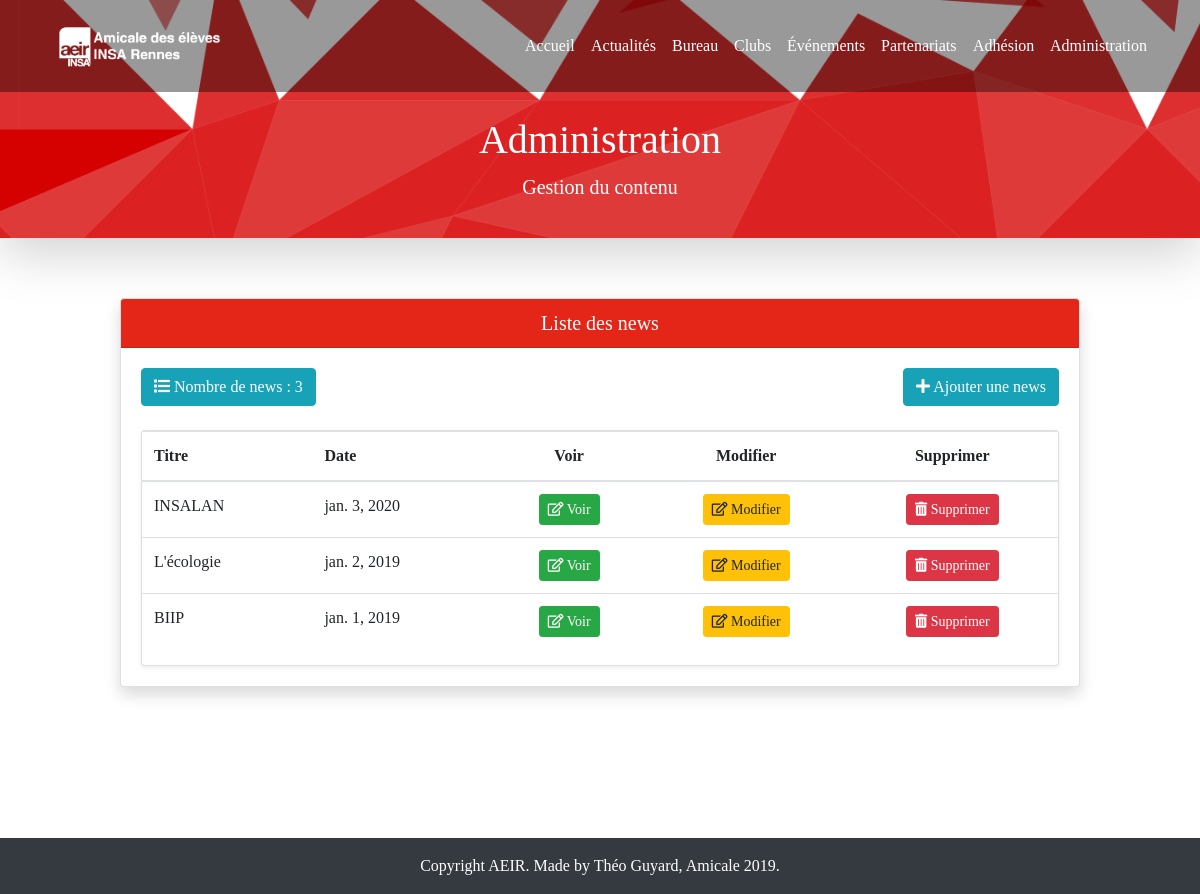
The app's page /administration/news_list (signed in) with its own data.
### content/models.py (models this page shows, shortened)
class News(models.Model):
    title = models.CharField(max_length=200)
    content = RichTextField()
    date = models.DateField()
    picture = StdImageField(upload_to="news", validators=[MinSizeValidator(800, 600)],)

### administration/views.py (the view, shortened to what this page needs)
# urls.py: path("news_list", views.AdministrationNewsListView.as_view(), name="news_list"),
class AdministrationNewsListView(UserPassesTestMixin, LoginRequiredMixin, ListView):
    login_url = "administration_login"
    template_name = "administration/news_list.html"
    model = News
    paginate_by = 50
    def get_context_data(self, **kwargs):
        context = super().get_context_data(**kwargs)
        context["page_title"] = "Administration"
        context["page_subtitle"] = "Gestion du contenu"
        context["number"] = len(self.get_queryset())
        return context
    def get_queryset(self):
        return News.objects.all().order_by("-date")
    def test_func(self):
        return self.request.user.groups.filter(name="Content management").exists()

### templates/administration/news_list.html (shortened to what this page needs)
{% extends 'base.html' %}
{% block content %}
<div class="card shadow">
    <h5 class="card-header bg-primary text-white text-center">Liste des news</h5>
    <div class="card-body">
        <div class="row">
            <div class="col-md-6">
                <div class="btn btn-info float-left"><i class="fas fa-list"></i> Nombre de news : {{ number }}</div>
            </div>
            <div class="col-md-6">
                <a href="{% url 'news_create' %}" class="btn btn-info float-right"><i class="fas fa-plus"></i> Ajouter une news</a>
            </div>
        </div>
        <div class="row">
            <div class="col-12 mt-4">
                <div class="card shadow-sm">
                    <form method="post">
                        <table class="table table-hover">
                            <thead>
                                <tr>
                                <th scope="col">Titre</th>
                                <th scope="col">Date</th>
                                <th scope="col" class="text-center">Voir</th>
                                <th scope="col" class="text-center">Modifier</th>
                                <th scope="col" class="text-center">Supprimer</th>
                                </tr>
                            </thead>
                            <tbody>
                                {% if object_list %}
                                    {% for obj in object_list %}
                                        <tr>
                                        <td>{{ obj.title }}</td>
                                        <td>{{ obj.date }}</td>
                                        <td class="text-center"><a class="btn btn-sm btn-success" href="{% url 'news_detail' obj.pk %}"><i class="far fa-edit"></i> Voir</a></td>
                                        <td class="text-center"><a class="btn btn-sm btn-warning" href="{% url 'news_update' obj.pk %}"><i class="far fa-edit"></i> Modifier</a></td>
                                        <td class="text-center"><a class="btn btn-sm btn-danger" href="{% url 'news_delete' obj.id %}"><i class="fas fa-trash-alt"></i> Supprimer</a></td>
                                        </tr>
                                    {% endfor %}
                                {% endif %}
                            </tbody>
                        </table>
                    </form>
                </div>
            </div>
        </div>
    </div>
</div>
{% endblock %}

### static/css/style.css (style rules this page uses)
html, body { font-family: "DIN-pro"; height: 100%; }

### records on screen
News: title "INSALAN", date "jan. 3, 2020"
News: title "L'écologie", date "jan. 2, 2019"
News: title "BIIP", date "jan. 1, 2019"

### other values on screen
{{ page_title }} "Administration"
{{ page_subtitle }} "Gestion du contenu"
{{ number }} "3"
